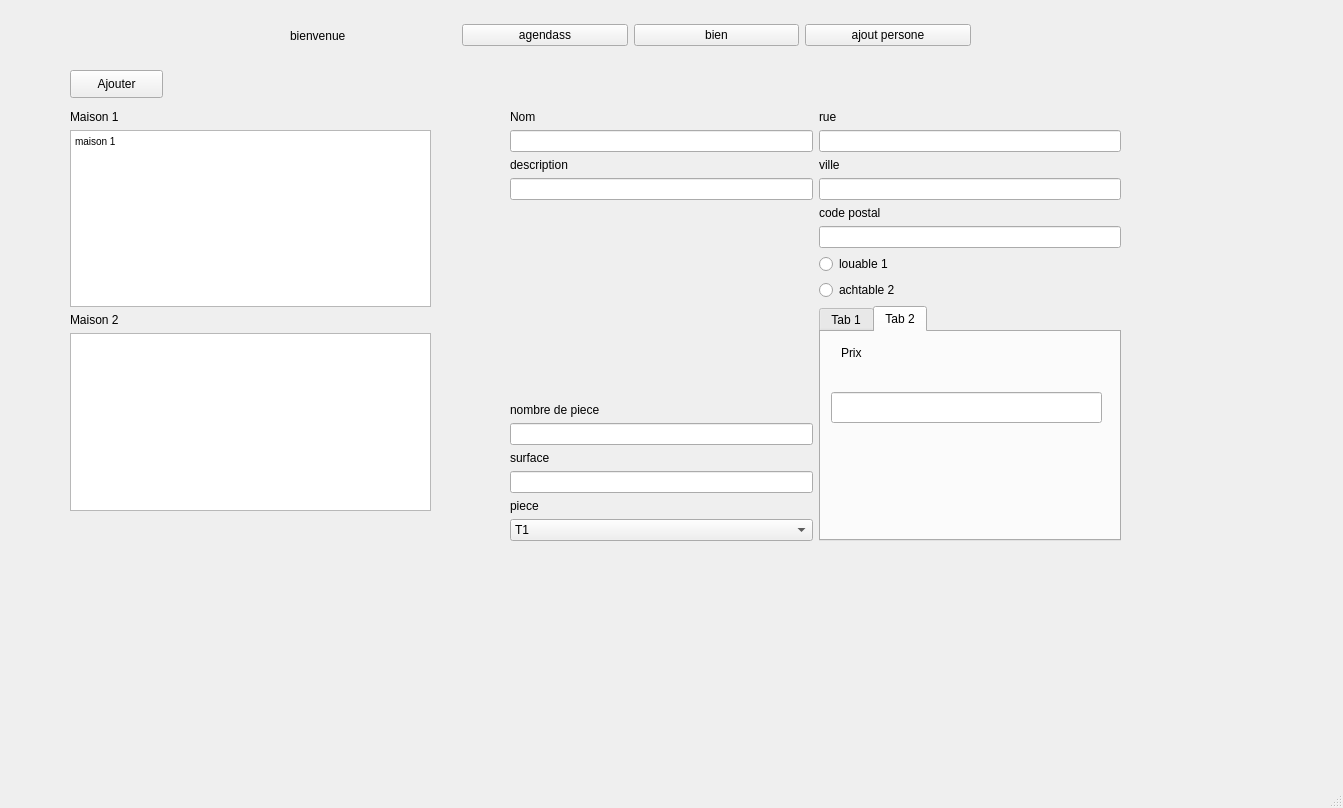
<?xml version="1.0" encoding="UTF-8"?>
<ui version="4.0">
 <class>MainWindow</class>
 <widget class="QMainWindow" name="MainWindow">
  <property name="geometry">
   <rect>
    <x>0</x>
    <y>0</y>
    <width>1343</width>
    <height>808</height>
   </rect>
  </property>
  <property name="windowTitle">
   <string>MainWindow</string>
  </property>
  <widget class="QWidget" name="centralwidget">
   <widget class="QStackedWidget" name="stackedWidget">
    <property name="geometry">
     <rect>
      <x>40</x>
      <y>50</y>
      <width>1161</width>
      <height>561</height>
     </rect>
    </property>
    <property name="currentIndex">
     <number>1</number>
    </property>
    <widget class="QWidget" name="page">
     <widget class="QWidget" name="verticalLayoutWidget_2">
      <property name="geometry">
       <rect>
        <x>10</x>
        <y>10</y>
        <width>394</width>
        <height>361</height>
       </rect>
      </property>
      <layout class="QVBoxLayout" name="verticalLayout_3">
       <item>
        <widget class="QCalendarWidget" name="calendar"/>
       </item>
       <item>
        <widget class="QComboBox" name="menu_deroulant_salarier"/>
       </item>
       <item>
        <widget class="QScrollArea" name="scrollArea">
         <property name="widgetResizable">
          <bool>true</bool>
         </property>
         <widget class="QWidget" name="scrollAreaWidgetContents">
          <property name="geometry">
           <rect>
            <x>0</x>
            <y>0</y>
            <width>390</width>
            <height>85</height>
           </rect>
          </property>
          <widget class="QGroupBox" name="tache_box">
           <property name="geometry">
            <rect>
             <x>0</x>
             <y>0</y>
             <width>251</width>
             <height>71</height>
            </rect>
           </property>
           <property name="title">
            <string>event</string>
           </property>
           <widget class="QLabel" name="label">
            <property name="geometry">
             <rect>
              <x>0</x>
              <y>10</y>
              <width>35</width>
              <height>10</height>
             </rect>
            </property>
            <property name="text">
             <string>titre</string>
            </property>
           </widget>
           <widget class="QLabel" name="label_date_event">
            <property name="geometry">
             <rect>
              <x>0</x>
              <y>20</y>
              <width>35</width>
              <height>10</height>
             </rect>
            </property>
            <property name="text">
             <string>date</string>
            </property>
           </widget>
           <widget class="QLabel" name="label_heure_event">
            <property name="geometry">
             <rect>
              <x>30</x>
              <y>20</y>
              <width>35</width>
              <height>10</height>
             </rect>
            </property>
            <property name="text">
             <string>heure</string>
            </property>
           </widget>
           <widget class="QLabel" name="label_lieu_event">
            <property name="geometry">
             <rect>
              <x>0</x>
              <y>30</y>
              <width>35</width>
              <height>10</height>
             </rect>
            </property>
            <property name="text">
             <string>lieu</string>
            </property>
           </widget>
           <widget class="QLabel" name="label_description_event">
            <property name="geometry">
             <rect>
              <x>0</x>
              <y>40</y>
              <width>51</width>
              <height>16</height>
             </rect>
            </property>
            <property name="text">
             <string>description</string>
            </property>
           </widget>
          </widget>
         </widget>
        </widget>
       </item>
      </layout>
     </widget>
     <widget class="QWidget" name="verticalLayoutWidget">
      <property name="geometry">
       <rect>
        <x>370</x>
        <y>10</y>
        <width>231</width>
        <height>261</height>
       </rect>
      </property>
      <layout class="QVBoxLayout" name="verticalLayout_2">
       <item>
        <widget class="QLabel" name="image_label_2">
         <property name="text">
          <string>image</string>
         </property>
        </widget>
       </item>
       <item>
        <widget class="QLabel" name="graph_label_2">
         <property name="text">
          <string>graphique</string>
         </property>
        </widget>
       </item>
      </layout>
     </widget>
    </widget>
    <widget class="QWidget" name="page_4">
     <widget class="QPushButton" name="bouto_ajouter_bien">
      <property name="geometry">
       <rect>
        <x>30</x>
        <y>20</y>
        <width>93</width>
        <height>28</height>
       </rect>
      </property>
      <property name="text">
       <string>Ajouter</string>
      </property>
     </widget>
     <widget class="QWidget" name="verticalLayoutWidget_3">
      <property name="geometry">
       <rect>
        <x>30</x>
        <y>60</y>
        <width>361</width>
        <height>421</height>
       </rect>
      </property>
      <layout class="QVBoxLayout" name="verticalLayout">
       <item>
        <layout class="QVBoxLayout" name="verticalLayout_21">
         <item>
          <widget class="QLabel" name="label_maison1">
           <property name="text">
            <string>Maison 1</string>
           </property>
          </widget>
         </item>
        </layout>
       </item>
       <item>
        <widget class="QTextBrowser" name="textBrowser_desc_maison">
         <property name="html">
          <string>&lt;!DOCTYPE HTML PUBLIC &quot;-//W3C//DTD HTML 4.0//EN&quot; &quot;http://www.w3.org/TR/REC-html40/strict.dtd&quot;&gt;
&lt;html&gt;&lt;head&gt;&lt;meta name=&quot;qrichtext&quot; content=&quot;1&quot; /&gt;&lt;style type=&quot;text/css&quot;&gt;
p, li { white-space: pre-wrap; }
&lt;/style&gt;&lt;/head&gt;&lt;body style=&quot; font-family:'MS Shell Dlg 2'; font-size:7.8pt; font-weight:400; font-style:normal;&quot;&gt;
&lt;p style=&quot; margin-top:0px; margin-bottom:0px; margin-left:0px; margin-right:0px; -qt-block-indent:0; text-indent:0px;&quot;&gt;maison 1&lt;/p&gt;
&lt;p style=&quot;-qt-paragraph-type:empty; margin-top:0px; margin-bottom:0px; margin-left:0px; margin-right:0px; -qt-block-indent:0; text-indent:0px;&quot;&gt;&lt;br /&gt;&lt;/p&gt;&lt;/body&gt;&lt;/html&gt;</string>
         </property>
        </widget>
       </item>
       <item>
        <layout class="QVBoxLayout" name="verticalLayout_22">
         <item>
          <widget class="QLabel" name="label_maison2">
           <property name="text">
            <string>Maison 2</string>
           </property>
          </widget>
         </item>
         <item>
          <widget class="QTextBrowser" name="textBrowser_des_maison2"/>
         </item>
         <item>
          <widget class="QLabel" name="label_17">
           <property name="text">
            <string/>
           </property>
          </widget>
         </item>
        </layout>
       </item>
      </layout>
     </widget>
     <widget class="QWidget" name="horizontalLayoutWidget_3">
      <property name="geometry">
       <rect>
        <x>470</x>
        <y>60</y>
        <width>611</width>
        <height>431</height>
       </rect>
      </property>
      <layout class="QHBoxLayout" name="horizontalLayout_7">
       <item>
        <layout class="QHBoxLayout" name="horizontalLayout_4">
         <item>
          <layout class="QVBoxLayout" name="verticalLayout_23">
           <item>
            <widget class="QLabel" name="label_nom">
             <property name="text">
              <string>Nom</string>
             </property>
            </widget>
           </item>
           <item>
            <widget class="QLineEdit" name="lineEdit_nom"/>
           </item>
           <item>
            <widget class="QLabel" name="label_desc">
             <property name="text">
              <string>description</string>
             </property>
            </widget>
           </item>
           <item>
            <widget class="QLineEdit" name="lineEdit_desc"/>
           </item>
           <item>
            <spacer name="verticalSpacer_6">
             <property name="orientation">
              <enum>Qt::Vertical</enum>
             </property>
             <property name="sizeHint" stdset="0">
              <size>
               <width>156</width>
               <height>17</height>
              </size>
             </property>
            </spacer>
           </item>
           <item>
            <widget class="QLabel" name="label_nombre_piece">
             <property name="text">
              <string>nombre de piece</string>
             </property>
            </widget>
           </item>
           <item>
            <widget class="QLineEdit" name="lineEdit_nombre_piece"/>
           </item>
           <item>
            <widget class="QLabel" name="label_surface">
             <property name="text">
              <string>surface</string>
             </property>
            </widget>
           </item>
           <item>
            <widget class="QLineEdit" name="lineEdit_surface"/>
           </item>
           <item>
            <widget class="QLabel" name="label_piece">
             <property name="text">
              <string>piece</string>
             </property>
            </widget>
           </item>
           <item>
            <widget class="QComboBox" name="comboBox_piece">
             <item>
              <property name="text">
               <string>T1</string>
              </property>
             </item>
             <item>
              <property name="text">
               <string>T2</string>
              </property>
             </item>
             <item>
              <property name="text">
               <string>T3</string>
              </property>
             </item>
             <item>
              <property name="text">
               <string>T4</string>
              </property>
             </item>
             <item>
              <property name="text">
               <string>T5</string>
              </property>
             </item>
             <item>
              <property name="text">
               <string>T6</string>
              </property>
             </item>
             <item>
              <property name="text">
               <string>T7</string>
              </property>
             </item>
             <item>
              <property name="text">
               <string>T8</string>
              </property>
             </item>
            </widget>
           </item>
          </layout>
         </item>
        </layout>
       </item>
       <item>
        <layout class="QVBoxLayout" name="verticalLayout_24">
         <item>
          <widget class="QLabel" name="label_rue">
           <property name="text">
            <string>rue</string>
           </property>
          </widget>
         </item>
         <item>
          <widget class="QLineEdit" name="lineEdit_rue"/>
         </item>
         <item>
          <widget class="QLabel" name="label_ville">
           <property name="text">
            <string>ville</string>
           </property>
          </widget>
         </item>
         <item>
          <widget class="QLineEdit" name="lineEdit_ville"/>
         </item>
         <item>
          <widget class="QLabel" name="label_code_postal">
           <property name="text">
            <string>code postal</string>
           </property>
          </widget>
         </item>
         <item>
          <widget class="QLineEdit" name="lineEdit_code_postal"/>
         </item>
         <item>
          <widget class="QRadioButton" name="radioButton_louage">
           <property name="text">
            <string>louable 1</string>
           </property>
          </widget>
         </item>
         <item>
          <widget class="QRadioButton" name="radioButton_achat">
           <property name="text">
            <string>achtable 2</string>
           </property>
          </widget>
         </item>
         <item>
          <layout class="QVBoxLayout" name="verticalLayout_25">
           <item>
            <widget class="QTabWidget" name="tabWidget_liens_radio">
             <property name="currentIndex">
              <number>1</number>
             </property>
             <widget class="QWidget" name="tab_4">
              <attribute name="title">
               <string>Tab 1</string>
              </attribute>
              <widget class="QLabel" name="label_loyer">
               <property name="geometry">
                <rect>
                 <x>10</x>
                 <y>10</y>
                 <width>55</width>
                 <height>16</height>
                </rect>
               </property>
               <property name="text">
                <string>loyer</string>
               </property>
              </widget>
              <widget class="QLineEdit" name="lineEdit_loyer">
               <property name="geometry">
                <rect>
                 <x>12</x>
                 <y>30</y>
                 <width>251</width>
                 <height>22</height>
                </rect>
               </property>
              </widget>
              <widget class="QLabel" name="label_meuble">
               <property name="geometry">
                <rect>
                 <x>10</x>
                 <y>60</y>
                 <width>55</width>
                 <height>16</height>
                </rect>
               </property>
               <property name="text">
                <string>meubler ?</string>
               </property>
              </widget>
              <widget class="QRadioButton" name="radioButton_meuble_oui">
               <property name="geometry">
                <rect>
                 <x>10</x>
                 <y>80</y>
                 <width>95</width>
                 <height>20</height>
                </rect>
               </property>
               <property name="text">
                <string>oui</string>
               </property>
              </widget>
              <widget class="QRadioButton" name="radioButton_meuble_non">
               <property name="geometry">
                <rect>
                 <x>150</x>
                 <y>80</y>
                 <width>95</width>
                 <height>20</height>
                </rect>
               </property>
               <property name="text">
                <string>non</string>
               </property>
              </widget>
             </widget>
             <widget class="QWidget" name="tab_5">
              <attribute name="title">
               <string>Tab 2</string>
              </attribute>
              <widget class="QLabel" name="label_prix">
               <property name="geometry">
                <rect>
                 <x>20</x>
                 <y>10</y>
                 <width>171</width>
                 <height>21</height>
                </rect>
               </property>
               <property name="text">
                <string>Prix</string>
               </property>
              </widget>
              <widget class="QLineEdit" name="lineEdit_prix">
               <property name="geometry">
                <rect>
                 <x>10</x>
                 <y>60</y>
                 <width>271</width>
                 <height>31</height>
                </rect>
               </property>
              </widget>
             </widget>
            </widget>
           </item>
          </layout>
         </item>
        </layout>
       </item>
      </layout>
     </widget>
    </widget>
    <widget class="QWidget" name="page_2">
     <widget class="QWidget" name="verticalLayoutWidget_4">
      <property name="geometry">
       <rect>
        <x>30</x>
        <y>10</y>
        <width>394</width>
        <height>396</height>
       </rect>
      </property>
      <layout class="QVBoxLayout" name="verticalLayout_4">
       <item>
        <widget class="QPushButton" name="btn_add_event">
         <property name="text">
          <string>ajouter evenemnt</string>
         </property>
        </widget>
       </item>
       <item>
        <widget class="QComboBox" name="menu_deroulant_salarier_2"/>
       </item>
       <item>
        <widget class="QCalendarWidget" name="calendar_2"/>
       </item>
       <item>
        <widget class="QScrollArea" name="scrollArea_2">
         <property name="widgetResizable">
          <bool>true</bool>
         </property>
         <widget class="QWidget" name="scrollAreaWidgetContents_2">
          <property name="geometry">
           <rect>
            <x>0</x>
            <y>0</y>
            <width>390</width>
            <height>85</height>
           </rect>
          </property>
          <widget class="QGroupBox" name="tache_box_2">
           <property name="geometry">
            <rect>
             <x>0</x>
             <y>0</y>
             <width>251</width>
             <height>71</height>
            </rect>
           </property>
           <property name="title">
            <string>event</string>
           </property>
           <widget class="QLabel" name="label_2">
            <property name="geometry">
             <rect>
              <x>0</x>
              <y>10</y>
              <width>35</width>
              <height>10</height>
             </rect>
            </property>
            <property name="text">
             <string>titre</string>
            </property>
           </widget>
           <widget class="QLabel" name="label_date_event_2">
            <property name="geometry">
             <rect>
              <x>0</x>
              <y>20</y>
              <width>35</width>
              <height>10</height>
             </rect>
            </property>
            <property name="text">
             <string>date</string>
            </property>
           </widget>
           <widget class="QLabel" name="label_heure_event_2">
            <property name="geometry">
             <rect>
              <x>30</x>
              <y>20</y>
              <width>35</width>
              <height>10</height>
             </rect>
            </property>
            <property name="text">
             <string>heure</string>
            </property>
           </widget>
           <widget class="QLabel" name="label_lieu_event_2">
            <property name="geometry">
             <rect>
              <x>0</x>
              <y>30</y>
              <width>35</width>
              <height>10</height>
             </rect>
            </property>
            <property name="text">
             <string>lieu</string>
            </property>
           </widget>
           <widget class="QLabel" name="label_description_event_2">
            <property name="geometry">
             <rect>
              <x>0</x>
              <y>40</y>
              <width>51</width>
              <height>16</height>
             </rect>
            </property>
            <property name="text">
             <string>description</string>
            </property>
           </widget>
          </widget>
         </widget>
        </widget>
       </item>
      </layout>
     </widget>
     <widget class="QTabWidget" name="tabWidget">
      <property name="geometry">
       <rect>
        <x>450</x>
        <y>20</y>
        <width>271</width>
        <height>251</height>
       </rect>
      </property>
      <property name="currentIndex">
       <number>1</number>
      </property>
      <widget class="QWidget" name="tab">
       <attribute name="title">
        <string>Tab 1</string>
       </attribute>
      </widget>
      <widget class="QWidget" name="tab_2">
       <attribute name="title">
        <string>Tab 2</string>
       </attribute>
       <widget class="QWidget" name="verticalLayoutWidget_5">
        <property name="geometry">
         <rect>
          <x>0</x>
          <y>0</y>
          <width>261</width>
          <height>383</height>
         </rect>
        </property>
        <layout class="QVBoxLayout" name="verticalLayout_5">
         <item>
          <layout class="QHBoxLayout" name="horizontalLayout_3">
           <item>
            <widget class="QLabel" name="label_date_ajout">
             <property name="text">
              <string>date</string>
             </property>
            </widget>
           </item>
           <item>
            <widget class="QLabel" name="label_heure_ajout">
             <property name="text">
              <string>heure</string>
             </property>
            </widget>
           </item>
          </layout>
         </item>
         <item>
          <layout class="QHBoxLayout" name="horizontalLayout">
           <item>
            <widget class="QDateEdit" name="dateEdit_add_event"/>
           </item>
           <item>
            <widget class="QTimeEdit" name="timeEdit_add_event"/>
           </item>
          </layout>
         </item>
         <item>
          <spacer name="verticalSpacer_2">
           <property name="orientation">
            <enum>Qt::Vertical</enum>
           </property>
           <property name="sizeHint" stdset="0">
            <size>
             <width>20</width>
             <height>40</height>
            </size>
           </property>
          </spacer>
         </item>
         <item>
          <layout class="QVBoxLayout" name="verticalLayout_7">
           <item>
            <layout class="QVBoxLayout" name="verticalLayout_6">
             <item>
              <widget class="QLabel" name="label_5">
               <property name="text">
                <string>numero de la rue</string>
               </property>
              </widget>
             </item>
             <item>
              <widget class="QLineEdit" name="lineEdit_add_event_num_rue"/>
             </item>
            </layout>
           </item>
           <item>
            <layout class="QVBoxLayout" name="verticalLayout_9">
             <item>
              <widget class="QLabel" name="label_7">
               <property name="text">
                <string>code postal</string>
               </property>
              </widget>
             </item>
             <item>
              <widget class="QLineEdit" name="lineEdit_add_event_code_post"/>
             </item>
            </layout>
           </item>
           <item>
            <layout class="QVBoxLayout" name="verticalLayout_8">
             <item>
              <widget class="QLabel" name="label_6">
               <property name="text">
                <string>ville</string>
               </property>
              </widget>
             </item>
             <item>
              <widget class="QLineEdit" name="lineEdit_add_event_ville"/>
             </item>
            </layout>
           </item>
          </layout>
         </item>
         <item>
          <spacer name="verticalSpacer">
           <property name="orientation">
            <enum>Qt::Vertical</enum>
           </property>
           <property name="sizeHint" stdset="0">
            <size>
             <width>20</width>
             <height>40</height>
            </size>
           </property>
          </spacer>
         </item>
         <item>
          <layout class="QVBoxLayout" name="verticalLayout_10">
           <item>
            <widget class="QLabel" name="label_8">
             <property name="text">
              <string>description</string>
             </property>
            </widget>
           </item>
           <item>
            <widget class="QPlainTextEdit" name="plainTextEdit_add_event_description"/>
           </item>
          </layout>
         </item>
         <item>
          <widget class="QDialogButtonBox" name="buttonBox">
           <property name="standardButtons">
            <set>QDialogButtonBox::Cancel|QDialogButtonBox::Ok</set>
           </property>
          </widget>
         </item>
        </layout>
       </widget>
      </widget>
      <widget class="QWidget" name="tab_3">
       <attribute name="title">
        <string>Page</string>
       </attribute>
       <widget class="QWidget" name="verticalLayoutWidget_7">
        <property name="geometry">
         <rect>
          <x>0</x>
          <y>10</y>
          <width>261</width>
          <height>151</height>
         </rect>
        </property>
        <layout class="QVBoxLayout" name="verticalLayout_12">
         <item>
          <widget class="QLabel" name="label_viex_event_titre">
           <property name="text">
            <string>titre</string>
           </property>
          </widget>
         </item>
         <item>
          <layout class="QHBoxLayout" name="horizontalLayout_5">
           <item>
            <widget class="QLabel" name="label_view_event_date">
             <property name="text">
              <string>date</string>
             </property>
            </widget>
           </item>
           <item>
            <widget class="QLabel" name="label_3">
             <property name="text">
              <string>à</string>
             </property>
            </widget>
           </item>
           <item>
            <widget class="QLabel" name="label_view_event_heure">
             <property name="text">
              <string>heure</string>
             </property>
            </widget>
           </item>
          </layout>
         </item>
         <item>
          <layout class="QHBoxLayout" name="horizontalLayout_6">
           <item>
            <widget class="QLabel" name="label_view_event_rue">
             <property name="text">
              <string>rue</string>
             </property>
            </widget>
           </item>
           <item>
            <widget class="QLabel" name="label_view_event_ville">
             <property name="text">
              <string>ville</string>
             </property>
            </widget>
           </item>
           <item>
            <widget class="QLabel" name="label_view_event_code_post">
             <property name="text">
              <string>code postal</string>
             </property>
            </widget>
           </item>
          </layout>
         </item>
         <item>
          <layout class="QVBoxLayout" name="verticalLayout_11">
           <item>
            <widget class="QLabel" name="label_view_event_description">
             <property name="text">
              <string>description</string>
             </property>
             <property name="wordWrap">
              <bool>true</bool>
             </property>
            </widget>
           </item>
          </layout>
         </item>
         <item>
          <widget class="QDialogButtonBox" name="buttonBox_2">
           <property name="standardButtons">
            <set>QDialogButtonBox::Cancel|QDialogButtonBox::Ok</set>
           </property>
          </widget>
         </item>
        </layout>
       </widget>
      </widget>
     </widget>
    </widget>
    <widget class="QWidget" name="page_3">
     <widget class="QWidget" name="gridLayoutWidget_2">
      <property name="geometry">
       <rect>
        <x>130</x>
        <y>20</y>
        <width>391</width>
        <height>231</height>
       </rect>
      </property>
      <layout class="QGridLayout" name="gridLayout_2">
       <item row="4" column="0">
        <layout class="QHBoxLayout" name="horizontalLayout_10">
         <item>
          <layout class="QVBoxLayout" name="verticalLayout_19">
           <item>
            <widget class="QLabel" name="label_15">
             <property name="text">
              <string>mots de passe</string>
             </property>
            </widget>
           </item>
           <item>
            <widget class="QLineEdit" name="lineEdit_7"/>
           </item>
          </layout>
         </item>
         <item>
          <spacer name="horizontalSpacer_2">
           <property name="orientation">
            <enum>Qt::Horizontal</enum>
           </property>
           <property name="sizeHint" stdset="0">
            <size>
             <width>40</width>
             <height>20</height>
            </size>
           </property>
          </spacer>
         </item>
         <item>
          <layout class="QVBoxLayout" name="verticalLayout_20">
           <item>
            <widget class="QLabel" name="label_16">
             <property name="text">
              <string>code postal</string>
             </property>
            </widget>
           </item>
           <item>
            <widget class="QLineEdit" name="lineEdit_8"/>
           </item>
          </layout>
         </item>
        </layout>
       </item>
       <item row="2" column="0">
        <layout class="QHBoxLayout" name="horizontalLayout_9">
         <item>
          <layout class="QVBoxLayout" name="verticalLayout_17">
           <item>
            <widget class="QLabel" name="label_13">
             <property name="text">
              <string>adresse mail</string>
             </property>
            </widget>
           </item>
           <item>
            <widget class="QLineEdit" name="lineEdit_5"/>
           </item>
          </layout>
         </item>
         <item>
          <layout class="QVBoxLayout" name="verticalLayout_18">
           <item>
            <widget class="QLabel" name="label_14">
             <property name="text">
              <string>telephone</string>
             </property>
            </widget>
           </item>
           <item>
            <widget class="QLineEdit" name="lineEdit_6"/>
           </item>
          </layout>
         </item>
         <item>
          <layout class="QVBoxLayout" name="verticalLayout_16">
           <item>
            <widget class="QLabel" name="label_12">
             <property name="text">
              <string>ville</string>
             </property>
            </widget>
           </item>
           <item>
            <widget class="QLineEdit" name="lineEdit_4"/>
           </item>
          </layout>
         </item>
        </layout>
       </item>
       <item row="0" column="0">
        <layout class="QHBoxLayout" name="horizontalLayout_8">
         <item>
          <layout class="QVBoxLayout" name="verticalLayout_13">
           <item>
            <widget class="QLabel" name="label_9">
             <property name="text">
              <string>nom</string>
             </property>
            </widget>
           </item>
           <item>
            <widget class="QLineEdit" name="lineEdit"/>
           </item>
          </layout>
         </item>
         <item>
          <layout class="QVBoxLayout" name="verticalLayout_14">
           <item>
            <widget class="QLabel" name="label_10">
             <property name="text">
              <string>prenom</string>
             </property>
            </widget>
           </item>
           <item>
            <widget class="QLineEdit" name="lineEdit_2"/>
           </item>
          </layout>
         </item>
         <item>
          <layout class="QVBoxLayout" name="verticalLayout_15">
           <item>
            <widget class="QLabel" name="label_11">
             <property name="text">
              <string>rue</string>
             </property>
            </widget>
           </item>
           <item>
            <widget class="QLineEdit" name="lineEdit_3"/>
           </item>
          </layout>
         </item>
        </layout>
       </item>
       <item row="1" column="0">
        <spacer name="verticalSpacer_3">
         <property name="orientation">
          <enum>Qt::Vertical</enum>
         </property>
         <property name="sizeHint" stdset="0">
          <size>
           <width>20</width>
           <height>40</height>
          </size>
         </property>
        </spacer>
       </item>
       <item row="3" column="0">
        <spacer name="verticalSpacer_4">
         <property name="orientation">
          <enum>Qt::Vertical</enum>
         </property>
         <property name="sizeHint" stdset="0">
          <size>
           <width>20</width>
           <height>40</height>
          </size>
         </property>
        </spacer>
       </item>
      </layout>
     </widget>
    </widget>
   </widget>
   <widget class="QWidget" name="horizontalLayoutWidget">
    <property name="geometry">
     <rect>
      <x>290</x>
      <y>10</y>
      <width>681</width>
      <height>51</height>
     </rect>
    </property>
    <layout class="QHBoxLayout" name="horizontalLayout_2">
     <item>
      <layout class="QGridLayout" name="gridLayout">
       <item row="0" column="0">
        <widget class="QLabel" name="label_4">
         <property name="text">
          <string>bienvenue </string>
         </property>
        </widget>
       </item>
      </layout>
     </item>
     <item>
      <widget class="QPushButton" name="btn_agenda">
       <property name="text">
        <string>agendass</string>
       </property>
      </widget>
     </item>
     <item>
      <widget class="QPushButton" name="btn_bien">
       <property name="text">
        <string>bien</string>
       </property>
      </widget>
     </item>
     <item>
      <widget class="QPushButton" name="btn_ajout_personne">
       <property name="text">
        <string>ajout persone</string>
       </property>
      </widget>
     </item>
    </layout>
   </widget>
  </widget>
  <widget class="QMenuBar" name="menubar">
   <property name="geometry">
    <rect>
     <x>0</x>
     <y>0</y>
     <width>1343</width>
     <height>26</height>
    </rect>
   </property>
  </widget>
  <widget class="QStatusBar" name="statusbar"/>
 </widget>
 <resources/>
 <connections/>
</ui>
